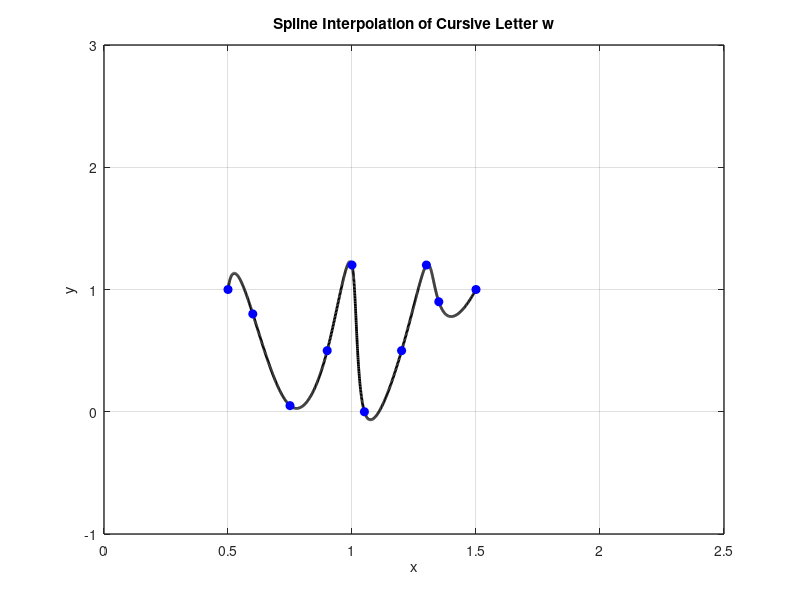

Here is the MATLAB script that generated this plot:
x = [0.5 0.6 0.75 0.9 1 1.05 1.2 1.3 1.35 1.5];
y = [1 0.8 0.05 0.5 1.2 0 0.5 1.2 0.9 1];

n = length(x);
t = 0:n-1; % Parametric coordinate t
tt = 0:0.01:n-1; % More dense coordinate tt for spline interpolation

% Compute spline interpolation
xx = spline(t, x, tt);
yy = spline(t, y, tt);

% Plot settings
figure(1)
plot(xx, yy, 'k', 'LineWidth', 2) % plot spline
hold on
plot(x, y, 'bo', 'MarkerFaceColor', 'b') % plot data points
axis([0 2.5 -1 3])
grid on
title('Spline Interpolation of Cursive Letter w')
xlabel('x')
ylabel('y')
set(gca, 'FontSize', 10, 'LineWidth', 1)
grid on